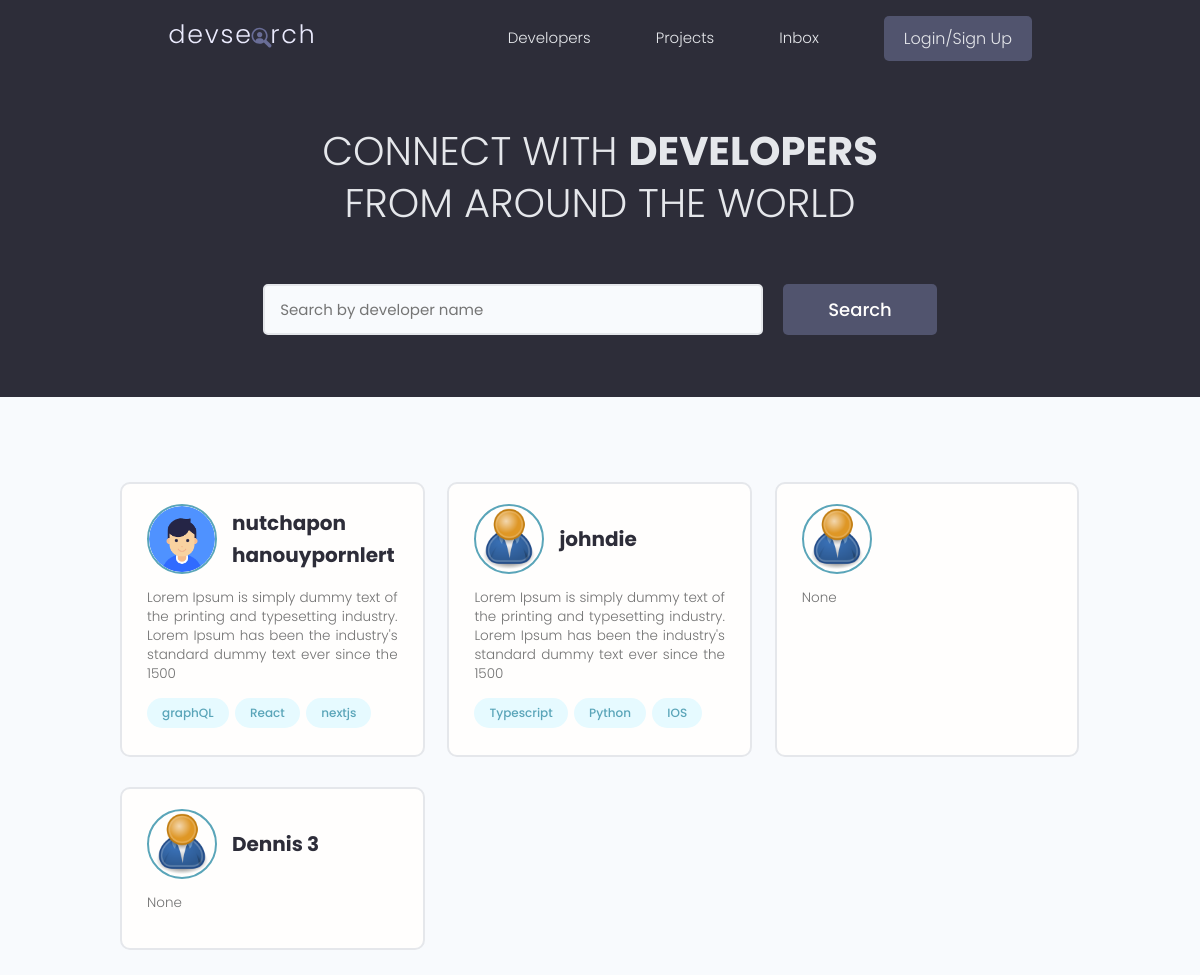
Before: / with the older database file.
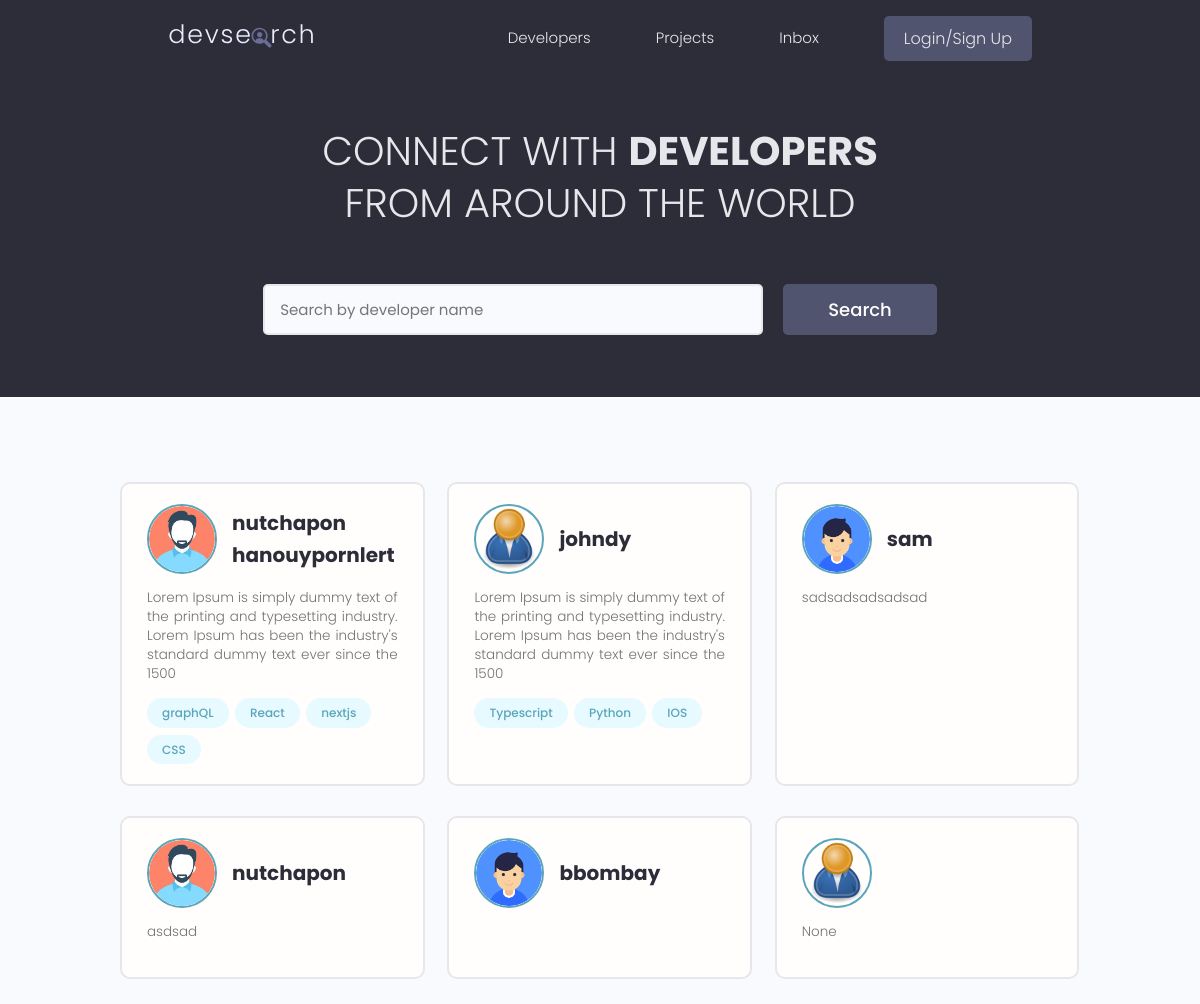
After: the same page with the newer database file.
### users/models.py (models this page shows, shortened)
class Profile(models.Model):
    user = models.OneToOneField(User, on_delete=models.CASCADE, null=True, blank=True)
    name = models.CharField(max_length=200, null=True, blank=True)
    username = models.CharField(max_length=200, null=True, blank=True)
    location = models.CharField(max_length=200, null=True, blank=True)
    email = models.EmailField(max_length=500, blank=True, null=True)
    short_intro =  models.CharField(max_length=200, null=True, blank=True)
    bio = models.TextField(null=True, blank=True)
    profile_image = models.ImageField(null=True, blank=True, upload_to='profiles/', default='profiles/user-default.png')
    social_github = models.CharField(max_length=200, null=True, blank=True)
    social_twitter = models.CharField(max_length=200, null=True, blank=True)
    social_linkedin = models.CharField(max_length=200, null=True, blank=True)
    social_youtube = models.CharField(max_length=200, null=True, blank=True)
    social_website = models.CharField(max_length=200, null=True, blank=True)
    created = models.DateTimeField(auto_now_add=True)
    id = models.UUIDField(
        default=uuid.uuid4,
        unique=True,
        primary_key=True,
        editable=False
    )

class Skill(models.Model):
    owner = models.ForeignKey(Profile, on_delete=models.CASCADE, null=True, blank=True)
    name = models.CharField(max_length=200, null=True, blank=True)
    description = models.TextField(null=True, blank=True)
    created = models.DateTimeField(auto_now_add=True)
    id = models.UUIDField(
        default=uuid.uuid4,
        unique=True,
        primary_key=True,
        editable=False
    )
    def __str__(self):
        return str(self.name)

### users/views.py (the view)
# urls.py: path('', views.profiles, name='profiles'),
def profiles(request):
    profiles = Profile.objects.all()
    context = {
        'profiles': profiles
    }
    return render(request, 'users/profiles.html', context)

### users/templates/users/profiles.html (shortened to what this page needs)
{% extends 'main.html' %} {% block content %}
<main class="home">
    <section class="hero-section text-center">
        <div class="container container--narrow">
            <div class="hero-section__box">
                <h2>CONNECT WITH <span>DEVELOPERS</span></h2>
                <h2>FROM AROUND THE WORLD</h2>
            </div>
            <div class="hero-section__search">
                <form class="form" action="#" method="get">
                    <div class="form__field">
                        <input
                            class="input input--text"
                            id="formInput#search"
                            type="text"
                            name="text"
                            placeholder="Search by developer name"
                        />
                    </div>
                    <input
                        class="btn btn--sub btn--lg"
                        type="submit"
                        value="Search"
                    />
                </form>
            </div>
        </div>
    </section>
    <section class="devlist">
        <div class="container">
            <div class="grid grid--three">
                {% for profile in profiles %}
                <div class="column card">
                    <div class="dev">
                        <a
                            href="{% url 'user-profile' profile.id %}"
                            class="card__body"
                        >
                            <div class="dev__profile">
                                <img
                                    class="avatar avatar--md"
                                    src="{{ profile.profile_image.url }}"
                                    alt="image"
                                />
                                <div class="dev__meta">
                                    <h3>{{ profile.name }}</h3>
                                </div>
                            </div>
                            <p class="dev__info">
                                {{ profile.bio|slice:"150" }}
                            </p>
                            <div class="dev__skills">
                                {% for skill in profile.skill_set.all %}
                                <span class="tag tag--pill tag--main">
                                    <small>{{ skill }}</small>
                                </span>
                                {% endfor %}
                            </div>
                        </a>
                    </div>
                </div>
                {% endfor %}
            </div>
        </div>
    </section>
</main>
{% endblock content %}

Changed rows visible on the page:
removed Profile: profile_image (placeholder picture), name "Dennis 3", bio "None"
changed Profile "nutchapon hanouypornlert": profile_image: a different picture
added Skill: name "CSS", shown under Profile "nutchapon hanouypornlert"
changed Profile: name "johndie" → "johndy"
added Profile: profile_image (picture), name "sam", bio "sadsadsadsadsad"
added Profile: profile_image (picture), name "nutchapon", bio "asdsad"
added Profile: profile_image (picture), name "bbombay"
